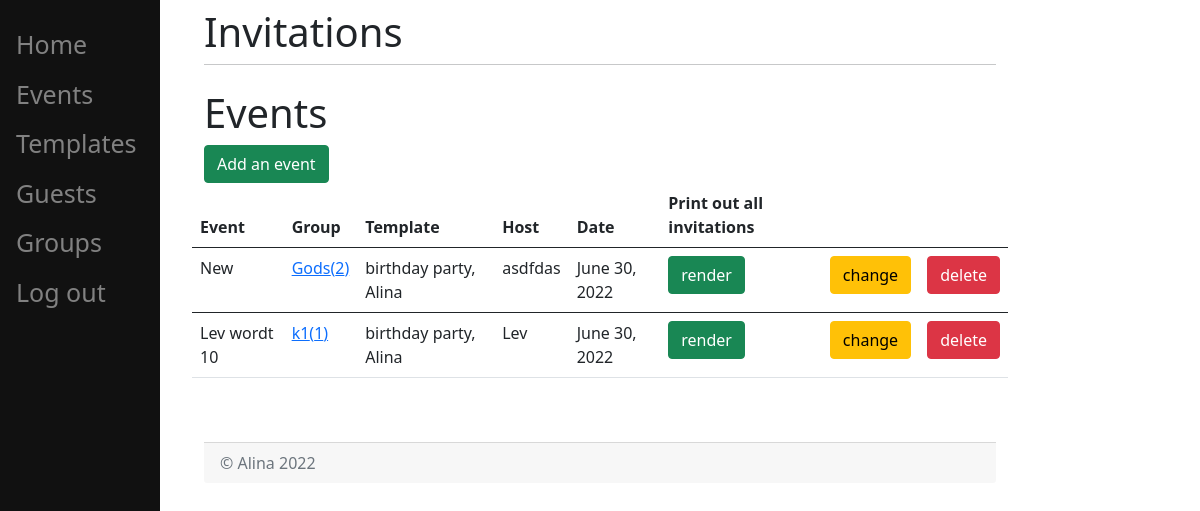
Before: /events/ (signed in) with the older database file.
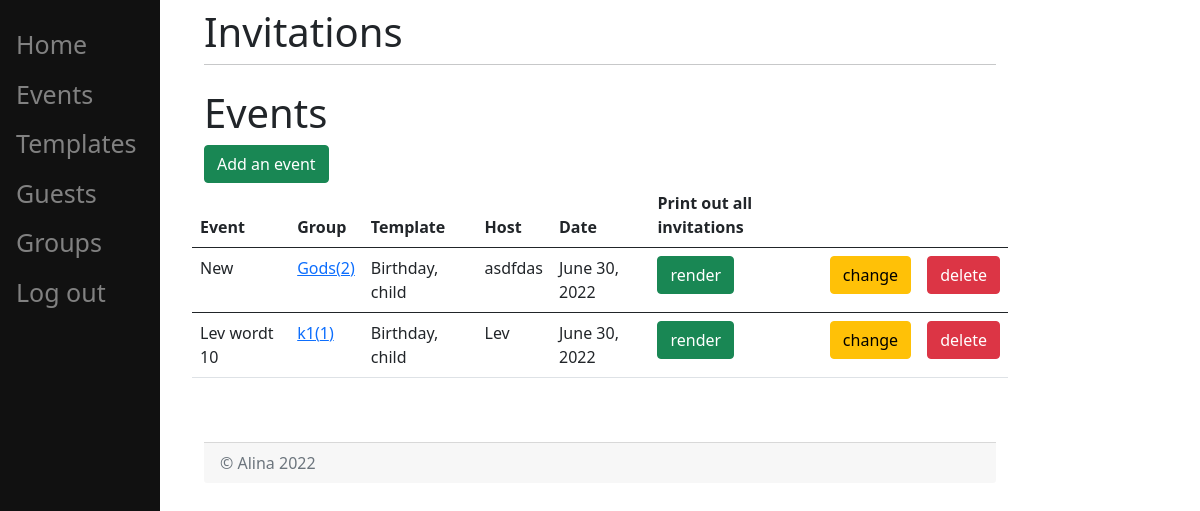
After: the same page with the newer database file.
### invitations/models.py (models this page shows, shortened)
class Event(models.Model):
    group = models.ForeignKey(Group, on_delete=models.CASCADE)
    template = models.ForeignKey(Template, on_delete=models.CASCADE)
    name = models.CharField(max_length=200)
    host = models.CharField(max_length=100)
    date = models.DateField(default=date.today())
    start = models.TimeField(default=datetime.time(16, 00))
    finish = models.TimeField(default=datetime.time(16, 00))
    place = models.CharField(max_length=200)
    contact_number = models.CharField(max_length=100)
    contact_person = models.CharField(max_length=100)
    user = models.ForeignKey(User, on_delete=models.CASCADE, related_name="event", null=True)

class Template(models.Model):
    name = models.CharField(max_length=200)
    content = models.TextField(max_length=500)
    template_file = models.TextField(max_length=500)
    example_img = models.TextField(max_length=500)
    user = models.ForeignKey(User, on_delete=models.CASCADE, related_name="template", null=True)
    def __str__(self):
        return self.name

class Group(models.Model):
    name = models.CharField(max_length=200)
    user = models.ForeignKey(User, on_delete=models.CASCADE, related_name="group", null=True)

### invitations/views.py (the view)
def events(request):
    try:
        user = request.user
        events_ = user.event.all()
        return render(request, "invitations/events.html", {"events": events_})
    except Exception as e:
        messages.error(request, f'{e}')
        return redirect('/home/')

### templates/invitations/events.html (shortened to what this page needs)
{% extends 'invitations/home.html' %}
{% load crispy_forms_tags %}
{% block content %}
    <h1>Events</h1>
    <form action="/events/add">
        <button type="submit" class="btn btn-success">Add an event</button>
    </form>
    {% if events %}
        <table class="table">
            <thead>
            <tr>
                <th scope="col">Event</th>
                <th scope="col">Group</th>
                <th scope="col">Template</th>
                <th scope="col">Host</th>
                <th scope="col">Date</th>
                <th scope="col"> Print out all invitations</th>
                <th scope="col"></th>
                <th scope="col"></th>
            </tr>
            </thead>
            <tbody>
            {% for event in events %}
                <tr>
                    <td>{{ event.name }}</td>
                    <td>
                        <a href="/groups/view_group/{{ event.group.id }}">{{ event.group.name }}({{ event.group.guest_set.all.count }})</a>
                    </td>
                    <td>{{ event.template }}</td>
                    <td>{{ event.host }}</td>
                    <td>{{ event.date }}</td>
                    <td>
                        <form action="/events/render/{{ event.id }}" method="post" target="_blank">
                            {% if  event.group.guest_set.all.count %}
                                <button type="submit" class="btn btn-success">render</button>
                            {% else %}
                                <button type="submit" class="btn btn-success" disabled>render</button>
                            {% endif %}
                        </form>
                    </td>
                    <td>
                        <a href="/events/change/{{ event.id }}" class="btn btn-warning">change</a>
                    </td>
                    <td>
                        <form action="/events/delete/" method="post">
                            <button type="submit" class="btn btn-danger">delete</button>
                        </form>
                    </td>
                </tr>
                </tbody>
            {% endfor %}
        </table>
    {% else %}
        <dev><p> You have no events yet </p></dev>
    {% endif %}
{% endblock %}

Changed rows visible on the page:
changed through a linked row, Event "New": template "birthday party, Alina" → "Birthday, child"
changed through a linked row, Event "Lev wordt 10": template "birthday party, Alina" → "Birthday, child"
